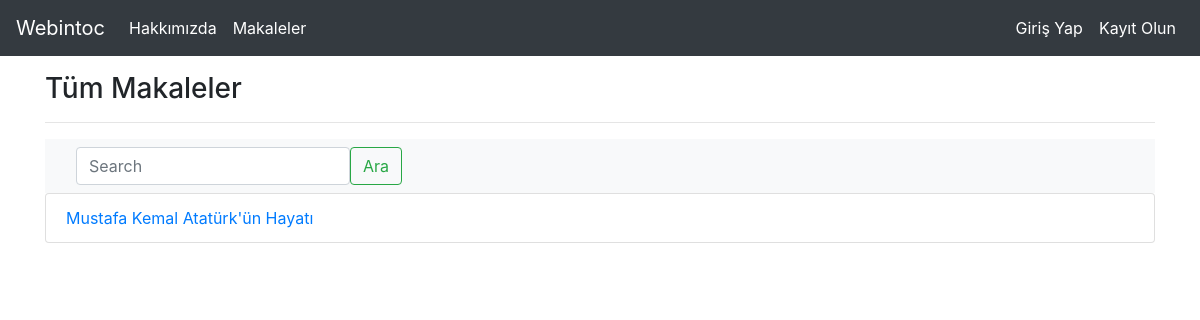
Page /articles on the earlier database version.
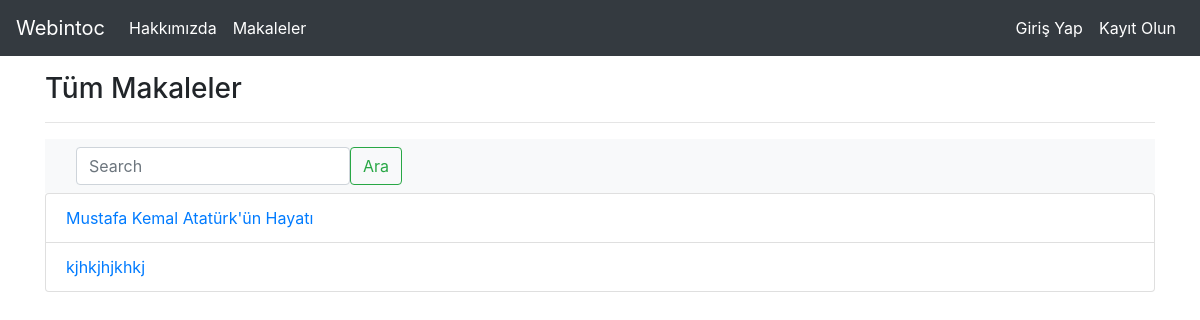
Same page on the later database version.
### tables this page shows
CREATE TABLE "articles" (
    "id" INTEGER PRIMARY KEY AUTOINCREMENT,
    "title" TEXT,
    "author" TEXT,
    "content" TEXT,
    "created_date" TIMESTAMP DEFAULT (datetime('now', 'localtime'))
);

### webintoc.py (the view)
@app.route("/articles")
def articles():
    with sql.connect("webintoc.db") as con:
        cursor = con.cursor()
        sorgu = "SELECT * FROM articles"
        cursor.execute(sorgu)
        articles = cursor.fetchall()
    if articles:
        return render_template("articles.html", articles=articles)
    else:
        return render_template("articles.html")

### templates/articles.html
{% extends 'layout.html' %}
{% block body %}
    <h3>Tüm Makaleler</h3>
    <hr>
    {% if articles %}
    <nav class="navbar navbar-expand-lg navbar-light bg-light">
        <div class="container-fluid">
            <div class="collapse navbar-collapse">
                <form class="d-flex">
                    <input class="form-control me-2" type="search" placeholder="Search" aria-label="Search">
                    <button class="btn btn-outline-success" type="submit">Ara</button>
                </form>
            </div>
        </div>
    </nav>
        <ul class="list-group">
            {% for article in articles %}
                <li class="list-group-item"><a href="/article/{{article[0]}}">{{ article[1] }}</a></li>
            {% endfor %}
        </ul>
    {% else %}
        <div class="alert alert-danger">Henüz makale bulunmuyor</div>
    {% endif %}
{% endblock %}

Differences in the rows shown:
added articles: title "kjhkjhjkhkj"
